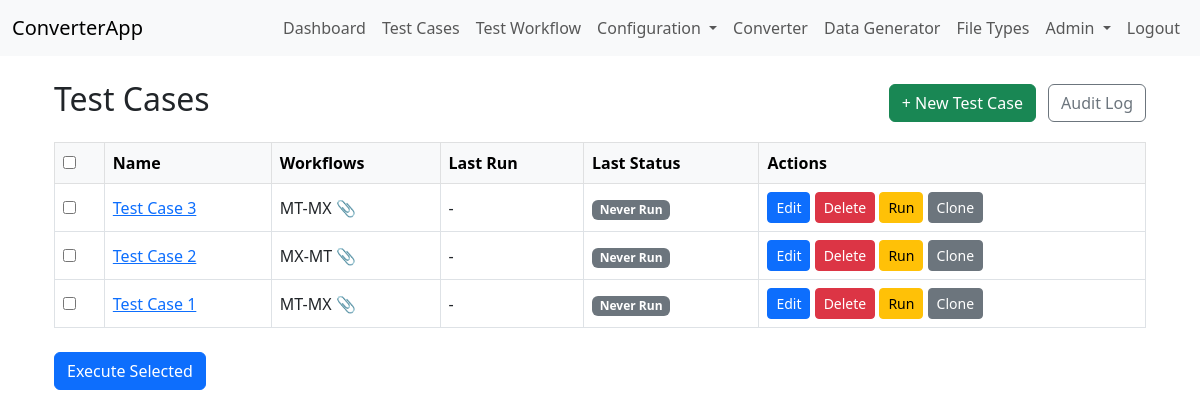
Screenshot of /testcases (signed in) with the database file from the repository.
### app/models.py (models this page shows)
class TestCase(db.Model):
    __tablename__ = 'test_case'
    id = db.Column(db.Integer, primary_key=True)
    name = db.Column(db.String(150), nullable=False)
    description = db.Column(db.String(255))
    created_at = db.Column(db.DateTime, default=datetime.utcnow)
    updated_at = db.Column(db.DateTime, default=datetime.utcnow, onupdate=datetime.utcnow)
    schedule = db.Column(db.String(64), nullable=True)  # e.g., 'daily', 'weekly', cron, or None
    next_run_at = db.Column(db.DateTime, nullable=True)
    workflows_assoc = db.relationship('TestCaseWorkflow', back_populates='test_case', cascade='all, delete-orphan')
    workflows = db.relationship('Workflow', secondary='testcase_workflow', back_populates='testcases')

class TestCaseWorkflow(db.Model):
    __tablename__ = 'testcase_workflow'
    id = db.Column(db.Integer, primary_key=True)
    test_case_id = db.Column(db.Integer, db.ForeignKey('test_case.id'), nullable=False)
    workflow_id = db.Column(db.Integer, db.ForeignKey('workflow.id'), nullable=False)
    sample_file = db.Column(db.String(255), nullable=True)  # Path to uploaded sample file
    test_case = db.relationship('TestCase', back_populates='workflows_assoc')
    workflow = db.relationship('Workflow', back_populates='testcases_assoc')

class Workflow(db.Model):
    id = db.Column(db.Integer, primary_key=True)
    name = db.Column(db.String(150), nullable=False, unique=True)
    stages = db.Column(db.Text, nullable=False)  # JSON list of converter config IDs
    created_at = db.Column(db.DateTime, default=datetime.utcnow)
    updated_at = db.Column(db.DateTime, default=datetime.utcnow, onupdate=datetime.utcnow)
    testcases_assoc = db.relationship('TestCaseWorkflow', back_populates='workflow', cascade='all, delete-orphan')
    testcases = db.relationship('TestCase', secondary='testcase_workflow', back_populates='workflows')

### app/testcases.py (the view)
@testcases.route('/testcases', methods=['GET'])
@login_required
def list_testcases():
    testcases = TestCase.query.order_by(TestCase.created_at.desc()).all()
    workflows = {w.id: w for w in Workflow.query.all()}
    return render_template('testcases.html', testcases=testcases, workflows=workflows)

### app/auth/routes.py (called while the page is built)
@login_manager.user_loader
def load_user(user_id):
    return User.query.get(int(user_id))

### app/templates/testcases.html (shortened to what this page needs)
{% extends 'base.html' %}
{% block content %}
<div class="container mt-4">
  <div class="d-flex justify-content-between align-items-center mb-3">
    <h2>Test Cases</h2>
    <div>
      <a href="{{ url_for('testcases.create_testcase') }}" class="btn btn-success">+ New Test Case</a>
      <a href="{{ url_for('testcases.testcases_auditlog') }}" class="btn btn-outline-secondary ms-2">Audit Log</a>
    </div>
  </div>
  <form id="bulk-execute-form" method="POST" action="{{ url_for('testcases.bulk_execute_testcases') }}">
    <div class="table-responsive">
      <table class="table table-bordered align-middle">
        <thead class="table-light">
          <tr>
            <th scope="col"><input type="checkbox" id="select-all"></th>
            <th scope="col">Name</th>
            <th scope="col">Workflows</th>
            <th scope="col">Last Run</th>
            <th scope="col">Last Status</th>
            <th scope="col">Actions</th>
          </tr>
        </thead>
        <tbody>
          {% for tc in testcases %}
          <tr>
            <td><input type="checkbox" name="testcase_ids" value="{{ tc.id }}"></td>
            <td><a href="{{ url_for('testcases.testcase_detail', id=tc.id) }}">{{ tc.name }}</a></td>
            <td>
              {% if tc.workflows_assoc|length > 0 %}
                {% for assoc in tc.workflows_assoc %}
                  {{ assoc.workflow.name }}{% if assoc.sample_file %} <span title="Sample file uploaded">📎</span>{% endif %}{% if not loop.last %}, {% endif %}
                {% endfor %}
              {% else %}
                <span class="text-muted">None</span>
              {% endif %}
            </td>
            <td>
              {% if tc.test_runs|length > 0 %}
                {{ tc.test_runs[-1].executed_at.strftime('%Y-%m-%d %H:%M') }}
              {% else %}
                -
              {% endif %}
            </td>
            <td>
              {% if tc.test_runs|length > 0 %}
                <a href="{{ url_for('testcases.testrun_detail', id=tc.test_runs[-1].id) }}" style="text-decoration:none;">
                  <span class="badge {% if tc.test_runs[-1].status == 'passed' %}bg-success{% elif tc.test_runs[-1].status == 'failed' %}bg-danger{% else %}bg-secondary{% endif %}">
                    {{ tc.test_runs[-1].status|capitalize }}
                  </span>
                </a>
              {% else %}
                <span class="badge bg-secondary">Never Run</span>
              {% endif %}
            </td>
            <td>
              <a href="{{ url_for('testcases.edit_testcase', id=tc.id) }}" class="btn btn-sm btn-primary">Edit</a>
              <form method="POST" action="{{ url_for('testcases.delete_testcase', id=tc.id) }}" style="display:inline-block;" onsubmit="return confirm('Delete this test case?');">
                <button type="submit" class="btn btn-sm btn-danger">Delete</button>
              </form>
              <form method="POST" action="{{ url_for('testcases.bulk_execute_testcases') }}" style="display:inline-block;">
                <button type="submit" class="btn btn-sm btn-warning">Run</button>
              </form>
              <form method="POST" action="{{ url_for('testcases.clone_testcase', id=tc.id) }}" style="display:inline-block;" onsubmit="return confirm('Clone this test case?');">
                <button type="submit" class="btn btn-sm btn-secondary">Clone</button>
              </form>
            </td>
          </tr>
          {% endfor %}
        </tbody>
      </table>
    </div>
    <button type="submit" class="btn btn-primary mt-2">Execute Selected</button>
  </form>
</div>
{% endblock %}

### rows the page displays
TestCase: name "Test Case 3"
TestCaseWorkflow: workflow.name "MT-MX"
TestCase: name "Test Case 2"
TestCaseWorkflow: workflow.name "MX-MT"
TestCase: name "Test Case 1"
TestCaseWorkflow: workflow.name "MT-MX"
